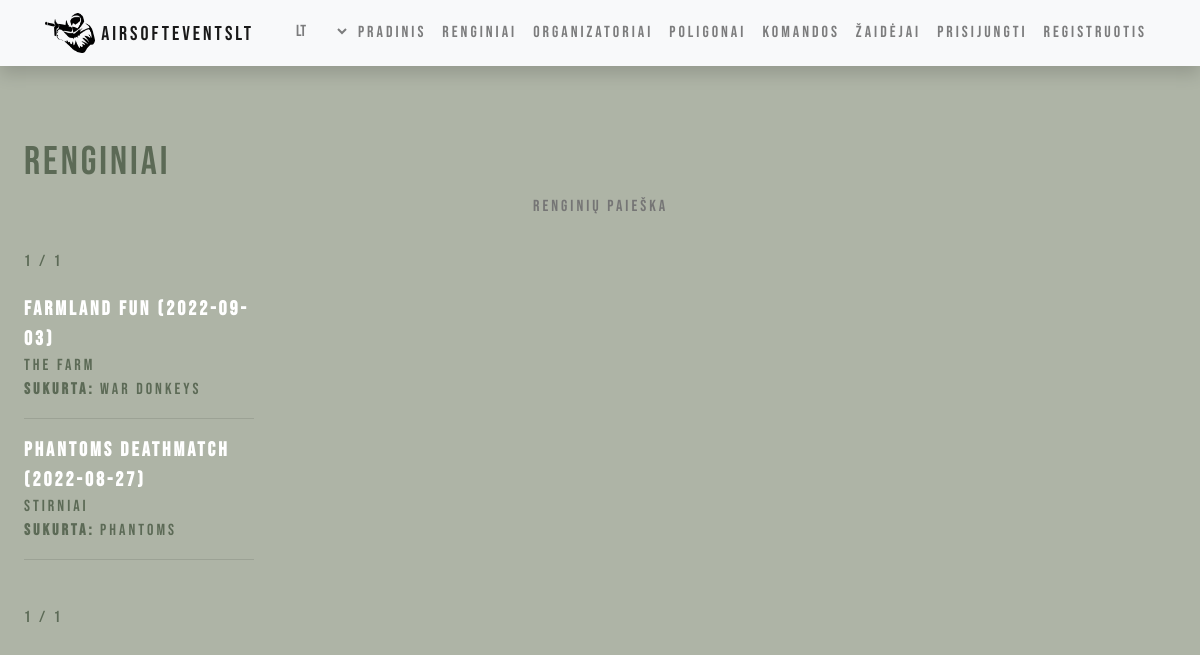
Before: /events/list/ with the older database file.
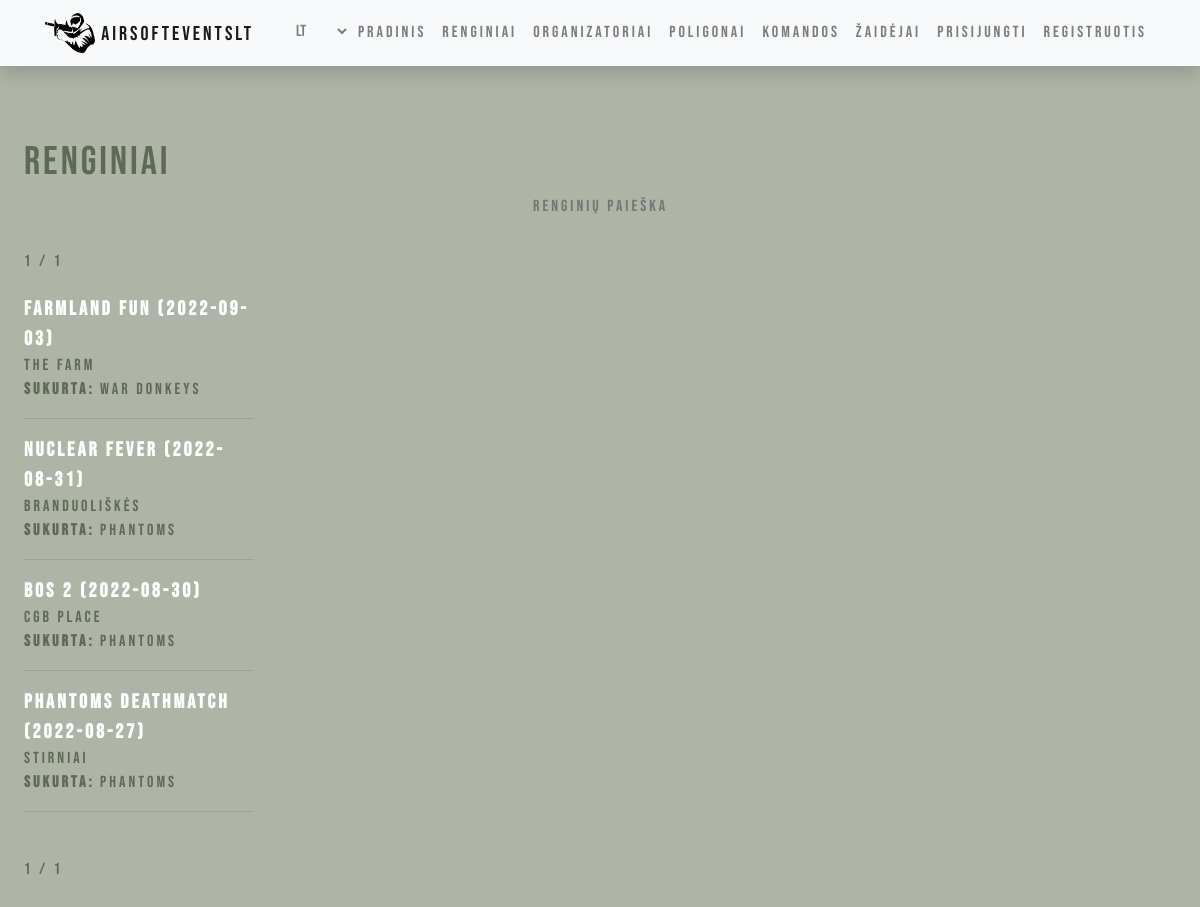
After: the same page with the newer database file.
### events/models.py (models this page shows, shortened)
class Event(models.Model):
    name = models.CharField(_('Name of the event'),  max_length=150)
    date = models.DateField(_('Date of event'), null=True, blank=True)
    time = models.TimeField(_('Time of event'), null=True, blank=True, help_text=_('i.e.: 12:00 PM'))
    organizer = models.ForeignKey("Organizer", help_text=_("Organizer"), related_name='event_organizers', on_delete=models.SET_NULL, null=True)
    field = models.ForeignKey('Field', help_text=_("Field"), related_name='field_event', default=Field.get_default_field_pk, on_delete=models.SET_NULL, null=True)
    description = HTMLField(help_text=_("Field"), null=True)
    price = models.FloatField(_("Price"))
    max_players = models.IntegerField(_("Maximum player number"))
    created_on = models.DateTimeField(auto_now_add=True)
    EVENT_STATUS = (
        ('a', 'active'),
        ('i', 'inactive'),
    )
    status = models.CharField(max_length=1, choices=EVENT_STATUS, blank=True, default='a', help_text=_('Status'),)
    class Meta:
        ordering = ['-date']
        verbose_name = _("Event")
        verbose_name_plural = _("Events")
    @property
    def is_active(self):
        if self.date < date.today():
            self.status = 'i'
            return self.save()
        elif self.date > date.today():
            self.status = 'a'
            self.save()
            return True

class Field(models.Model):
    name = models.CharField(_('Name of the game field'),  max_length=150)
    location_long = models.FloatField(_('Location longitude'), max_length=50, null=True)
    location_lat = models.FloatField(_('Location latitude'), max_length=50, null=True)
    description = HTMLField(null=True, blank=True)
    field_map = models.ImageField(default="default_map.png", upload_to="maps/")
    created_by = models.ForeignKey("Organizer", help_text=_("Organizer"), related_name='field_organizers', on_delete=models.SET_NULL, null=True, blank=True)
    class Meta:
        verbose_name = _("Field")
        verbose_name_plural = _("Fields")
    def __str__(self):
        return self.name

class Organizer(models.Model):
    profile = models.OneToOneField(Profile, help_text=_('Profile'), related_name='organizer',on_delete=models.CASCADE)
    name = models.CharField(_('Name of the organizer'), max_length=150, default=_('New Organizer'))
    profile_picture = models.ImageField(_('Profile picture'), default="default.png", upload_to="organizer_pics/")
    contacts = models.CharField(_('Address and contacts'), max_length=150)
    description = HTMLField(null=True)
    class Meta:
        verbose_name = _("Organizer")
        verbose_name_plural = _("Organizers")
    def __str__(self):
        return self.name

### events/views.py (the view)
# urls.py: path('list/', views.EventListView.as_view(), name='event_list'),
class EventListView(generic.ListView):
    model = Event
    context_object_name = 'events'
    template_name = 'event_list.html'
    paginate_by = 4

### events/templates/event_list.html (shortened to what this page needs)
{% extends "base.html" %}
{% load i18n %}
{% block content %}
<div class='indented main-font'>
    <div style='padding-bottom:20px'>
        <h1 class='secondary-font'>{% trans "Event list" %}</h1>
        <center>
            <div>
                <form action="{% url 'search_events' %}" method="get" >
                <input name="query" class="search-bar secondary-font" type="text" placeholder="{% trans "Search for events" %}">
                </form>
            </div>
        </center>
        <div class="pagination secondary-font">
            <span class="step-links">
                <span class="current">
                    {{ page_obj.number }} / {{ page_obj.paginator.num_pages }}
                </span>
            </span>
        </div>
    </div>
    {% if events %}
        <div style='width:20%'>
            {% for event in events %}
                <strong><a class='link' href={{ event.id }}> <div> {{ event.name }} ({{ event.date|date:"Y-m-d" }}) </div></a></strong>
                <div class='secondary-font'>
                    <div> {{ event.field }} </div>
                    <div><strong> {% trans "Created by" %}:</strong> {{ event.organizer }}</div>
                </div>
                <hr>
            {% endfor %}
        </div>
    {% else %}
        <div> {% trans "No events yet" %} </div>
    {% endif %}
    <div class="pagination secondary-font" style='padding-top:30px'>
        <span class="step-links">
            <span class="current">
                {{ page_obj.number }} / {{ page_obj.paginator.num_pages }}
            </span>
        </span>
    </div>
</div>
{% endblock %}

Changed rows visible on the page:
added Event: name "Nuclear fever", date "2022-08-31", field "Branduoliškės", organizer "Phantoms"
added Event: name "BoS 2", date "2022-08-30", field "CGB Place", organizer "Phantoms"
